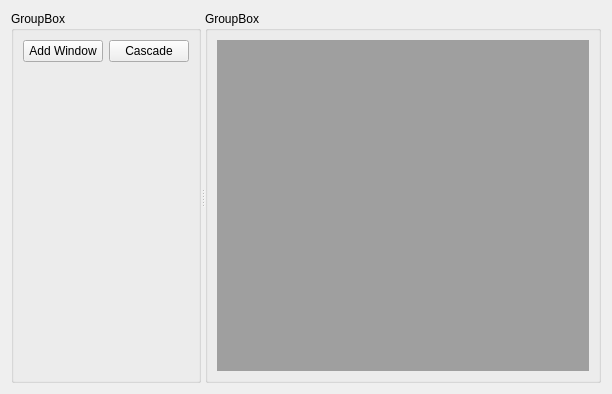
<?xml version="1.0" encoding="UTF-8"?>
<ui version="4.0">
 <class>LayoutWindowsAnimation</class>
 <widget class="QWidget" name="LayoutWindowsAnimation">
  <property name="geometry">
   <rect>
    <x>0</x>
    <y>0</y>
    <width>612</width>
    <height>394</height>
   </rect>
  </property>
  <property name="windowTitle">
   <string>Form</string>
  </property>
  <layout class="QGridLayout" name="gridLayout">
   <item row="0" column="0">
    <widget class="QSplitter" name="splitter">
     <property name="orientation">
      <enum>Qt::Horizontal</enum>
     </property>
     <widget class="QGroupBox" name="groupBox">
      <property name="maximumSize">
       <size>
        <width>200</width>
        <height>16777215</height>
       </size>
      </property>
      <property name="title">
       <string>GroupBox</string>
      </property>
      <layout class="QGridLayout" name="gridLayout_4">
       <item row="0" column="0">
        <layout class="QGridLayout" name="gridLayout_3">
         <item row="0" column="0">
          <widget class="QPushButton" name="addWindowButton">
           <property name="text">
            <string>Add Window</string>
           </property>
          </widget>
         </item>
         <item row="1" column="0">
          <spacer name="verticalSpacer">
           <property name="orientation">
            <enum>Qt::Vertical</enum>
           </property>
           <property name="sizeHint" stdset="0">
            <size>
             <width>20</width>
             <height>40</height>
            </size>
           </property>
          </spacer>
         </item>
         <item row="0" column="1">
          <widget class="QPushButton" name="cascadeButton">
           <property name="text">
            <string>Cascade</string>
           </property>
          </widget>
         </item>
        </layout>
       </item>
      </layout>
     </widget>
     <widget class="QGroupBox" name="groupBox_2">
      <property name="title">
       <string>GroupBox</string>
      </property>
      <layout class="QGridLayout" name="gridLayout_2">
       <item row="0" column="0">
        <widget class="QMdiArea" name="mdiArea"/>
       </item>
      </layout>
     </widget>
    </widget>
   </item>
  </layout>
 </widget>
 <resources/>
 <connections/>
</ui>
